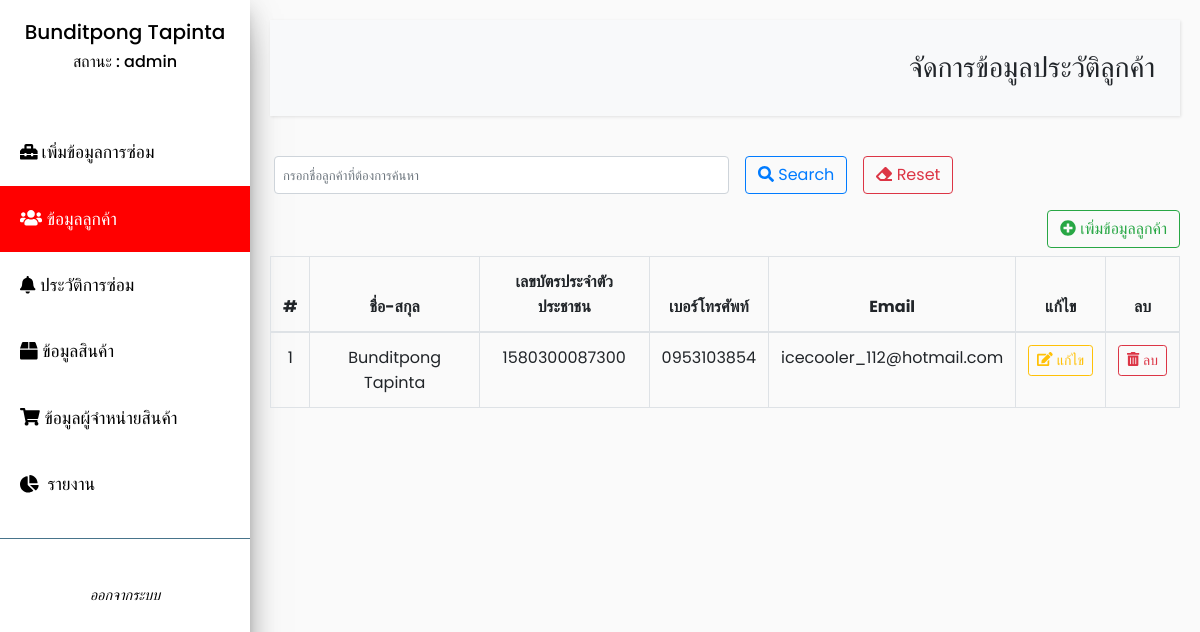
/user_list.php (signed in), run on the app's committed database.
### tables this page shows
CREATE TABLE `user` (
  `id` int(11) NOT NULL,
  `fullname` varchar(255) NOT NULL,
  `idcard` varchar(13) NOT NULL,
  `phone` varchar(10) NOT NULL,
  `email` varchar(75) NOT NULL
);

### user_list.php (the view, shortened to what this page needs)
<?php include("include/connect.php"); ?>
<!DOCTYPE html>
<html>
<head>
<body>
    <div class="wrapper">
        <nav id="sidebar">
            <div class="sidebar-header">
            <?php if(isset($_SESSION['id'])) { ?>
            <center><h5><?php echo $_SESSION["First_Name"];?> <?php echo $_SESSION["Last_Name"];?></h5></center>
            <center><h6>สถานะ : <?php echo $_SESSION["status"];?></h6></center>
            <?php }else header("location:login.php"); ?>
            </div>
            <ul class="list-unstyled components">
              <li>
                  <a href="index.php"><i class="fas fa-toolbox mr-1"></i>เพิ่มข้อมูลการซ่อม</a>
              </li>
                <li  class="active">
                    <a href="user_list.php"><i class="fas fa-users"></i> ข้อมูลลูกค้า</a>
                </li>
                <li>
                    <a href="rp_history.php"><i class="fas fa-bell"></i> ประวัติการซ่อม</a>
                </li>
                <li>
                    <a href="product.php"><i class="fas fa-box"></i> ข้อมูลสินค้า</a>
                </li>
                <li>
                    <a href="dl_shop.php"><i class="fas fa-shopping-cart"></i> ข้อมูลผู้จำหน่ายสินค้า</a>
                </li>
                <li>
                    <a href="show.php"><i class="fas fa-chart-pie mr-1"></i> รายงาน</a>
                </li>
            </ul>
            <ul class="list-unstyled CTAs">
                <li>
                <a class="nav-link" href="#" data-toggle="modal" data-target="#LogoutModal">
              <i class="material-icons">ออกจากระบบ</i>
            </a>
                </li>
            </ul>
        </nav>
        <div id="content">
            <nav class="navbar navbar-expand-lg navbar-light bg-light">
                <div class="container-fluid">
                    <div class="collapse navbar-collapse" id="navbarSupportedContent">
                        <ul class="nav navbar-nav ml-auto">
                            <li class="nav-item active">
                                <p><h3>จัดการข้อมูลประวัติลูกค้า</h3></p>
                            </li>
                        </ul>
                    </div>
                </div>
            </nav>
            <form class="form-inline" method="GET" id="form" action="">
            <input class="form-control w-50 p-2 ml-1" name="search" type="search" value="" placeholder="กรอกชื่อลูกค้าที่ต้องการค้นหา" aria-label="Search">
            <button class="btn btn-outline-primary ml-3" type="submit"><i class="fas fa-search"></i> Search </button> <button class="btn btn-outline-danger ml-3" action="product.php" type="submit"><i class="fas fa-eraser"></i> Reset</button>
              </form>
            <a href="user_manage/user_create.php" class="btn btn-outline-success mb-2 float-right"><i class="fas fa-plus-circle"></i> เพิ่มข้อมูลลูกค้า</a>
<table class="table table-bordered text-center">
  <thead>
    <tr>
      <th scope="col">#</th>
      <th scope="col">ชื่อ-สกุล</th>
      <th scope="col">เลขบัตรประจำตัวประชาชน</th>
      <th scope="col">เบอร์โทรศัพท์</th>
      <th scope="col">Email</th>
      <th scope="col">แก้ไข</th>
      <th scope="col">ลบ</th>
    </tr>
  </thead>
  <tbody>
  <?php
           $search=isset($_GET['search']) ? $_GET['search']:'';
           $sql = "SELECT * FROM user WHERE fullname LIKE '%$search%'";
           $result = $conn->query($sql);
           $num = 0;
           while ($row = $result->fetch_assoc()) {
             $num++;
             ?>
            <tr>
              <td><?php echo $num; ?></td>
              <td><?php echo $row['fullname']; ?></td>
              <td><?php echo $row['idcard']; ?></td>
              <td><?php echo $row['phone']; ?></td>
              <td><?php echo $row['email']; ?></td>
              <td>
                <a href="user_manage/edit_user.php?id=<?php echo $row['id']; ?>" class="btn btn-sm btn-outline-warning ">
                  <i class="fas fa-edit"></i> แก้ไข
                </a>
              </td>
              <td>
                <?php if ($row['id']) { ?>
                  <a href="#" onclick="deleteItem(<?php echo $row['id']; ?>);" class="btn btn-sm btn-outline-danger">
                    <i class="fas fa-trash-alt"></i> ลบ
                  </a>
                <?php } ?>
              </td>
            </tr>
          <?php } ?>
  </tbody>
</table>
</body>
</html>

### css/login.css (style rules this page uses)
html { height: 100%; width: 100%; padding: 0; margin: 0; }
body { background-color: #e9ecef; }
::placeholder { font-size: 13px; }

### css/style.css (style rules this page uses)
body { font-family: 'Poppins', sans-serif; background: #fafafa; }
p { font-family: 'Poppins', sans-serif; font-size: 1.1em; font-weight: 300; line-height: 1.7em; color: #999; }
a, a:hover, a:focus { color: inherit; text-decoration: none; transition: all 0.3s; }
.navbar { padding: 15px 10px; background: #fff; border: none; border-radius: 0; margin-bottom: 40px; box-shadow: 1px 1px 3px rgba(0, 0, 0, 0.1); }
.wrapper { display: flex; width: 100%; align-items: stretch; }
#sidebar { min-width: 250px; max-width: 250px; background: #ffffff; color: #000000; transition: all 0.3s; box-shadow: 0 16px 38px -12px rgba(0, 0, 0, 0.56), 0 4px 25px 0px rgba(0, 0, 0, 0.12), 0 8px 10px -5px rgba(0, 0, 0, 0.2); }
#sidebar .sidebar-header { padding: 20px; background: rgb(255, 255, 255); }
#sidebar ul.components { padding: 20px 0; border-bottom: 1px solid #47748b; }
#sidebar ul li a { padding: 20px; font-size: 1.1em; display: block; }
#sidebar ul li.active>a, a[aria-expanded="true"] { color: #fff; background: #ff0000; }
ul.CTAs { padding: 10px; }
ul.CTAs a { text-align: center; font-size: 0.9em !important; display: block; border-radius: 5px; margin-bottom: 5px; }
#content { width: 100%; padding: 20px; min-height: 100vh; transition: all 0.3s; }

### data on the page
user: fullname "Bunditpong Tapinta", idcard "1580300087300", phone "0953103854", email "icecooler_112@hotmail.com"

### other printed values
$_SESSION["First_Name"] "Bunditpong"
$_SESSION["Last_Name"] "Tapinta"
$_SESSION["status"] "admin"
